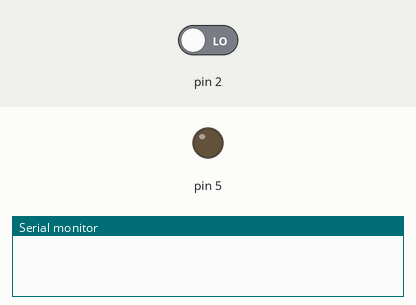
A sketch run on a simulated Arduino Uno, built with avr-gcc and run on an emulated ATmega328P. Parts: output pins drawn as LEDs (lit = HIGH), the last lines printed to the serial monitor. The test bench sets the inputs (shaded band); at power-on: pin 2 LOW.

Above: at 1.2 s.
1.3 s: pin 2 driven HIGH
At 1.35 s:
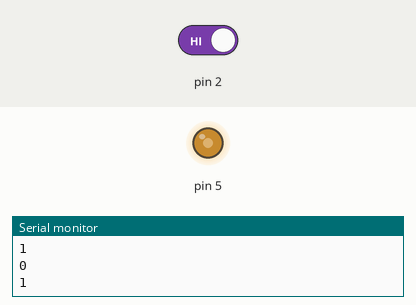
4.3 s: pin 2 driven LOW
At 4.9 s:
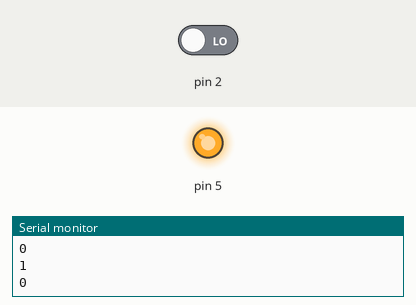
Timing chart, 0 to 7.3 s (numbered marks = the images above; inputs shaded):
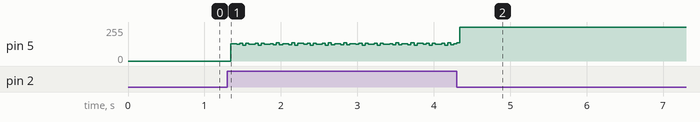

The sketch:

pushONpushoff.ino
```cpp
int i =0;
void setup() {
   pinMode(2,INPUT);
   pinMode(5,OUTPUT);
   Serial.begin(9600);

}

void loop() {
//run ทุกครั้งที่กดปุ่ม

 while(digitalRead(2)==HIGH){
    if(i==0){
      digitalWrite(5,HIGH);
      Serial.println(i);
      i+=1;
      }
    else{
      digitalWrite(5,LOW);
      Serial.println(i);
      i=i-1;
      }

  }

  delay(10);//เผื่อเวลาให้ยกนิ้วออกจากปุ่ม

}
```
